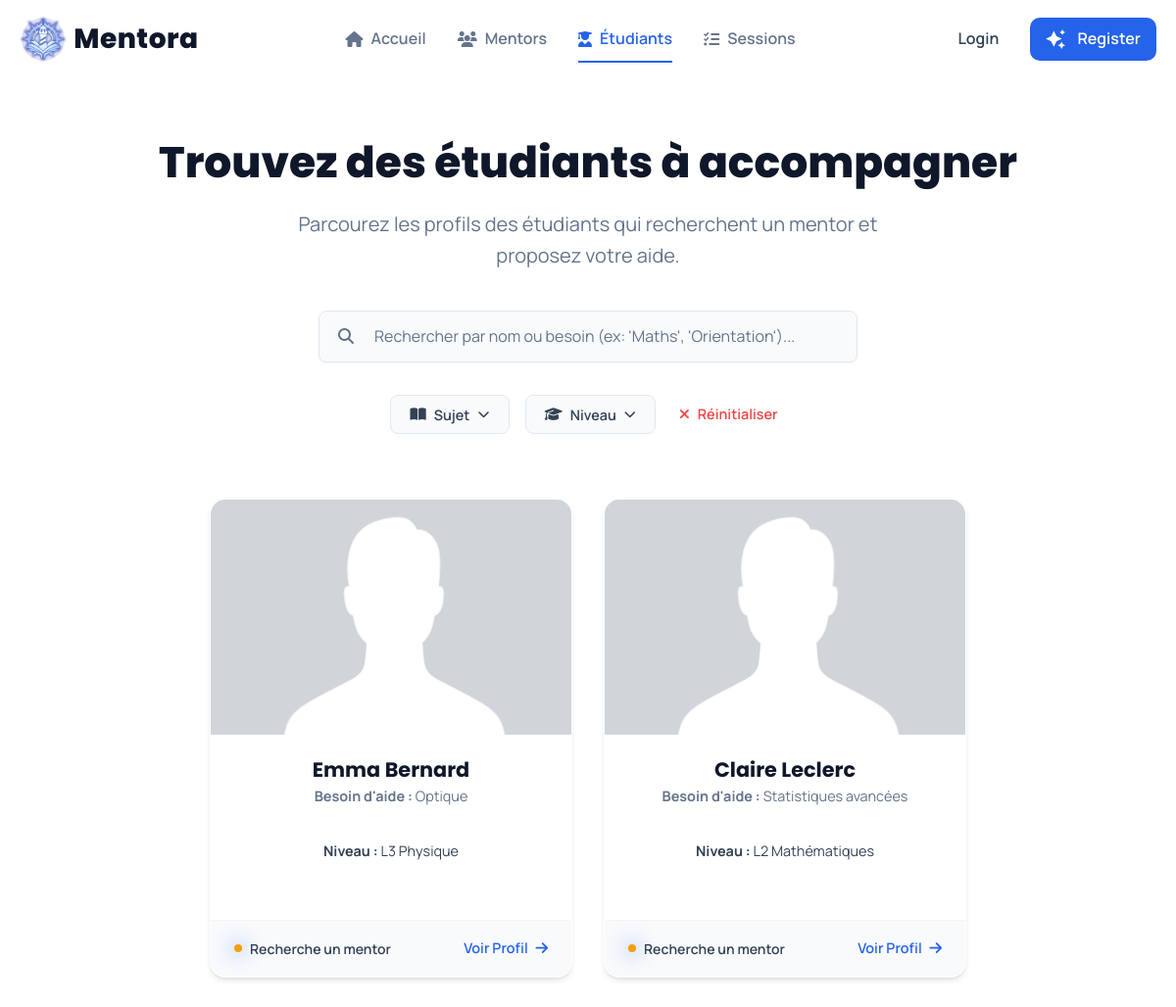
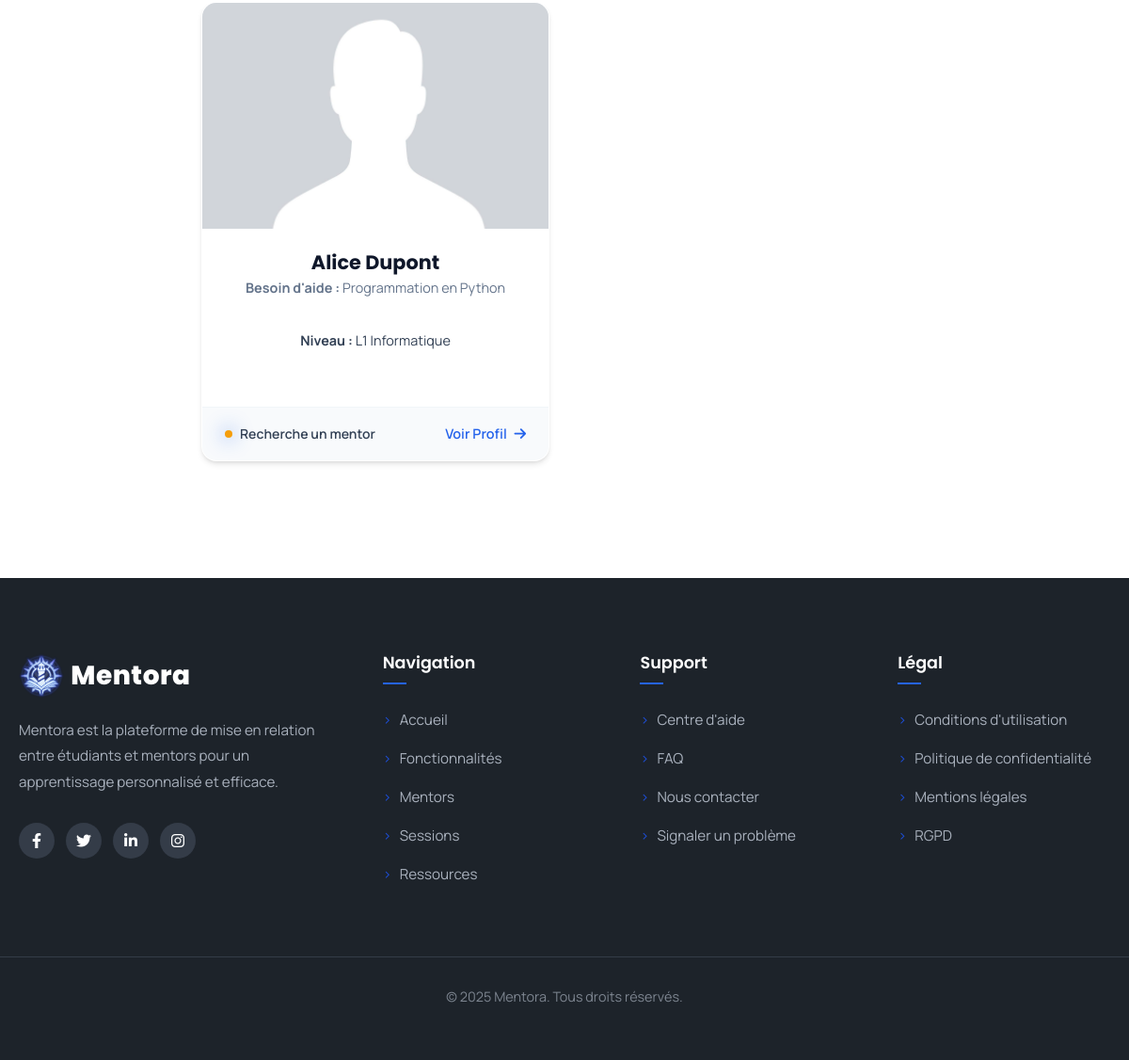
Page /students.php on the committed database (2 pictures, top to bottom).
### tables this page shows
CREATE TABLE Etudiant (
    idEtudiant INT AUTO_INCREMENT PRIMARY KEY,
    niveau VARCHAR(50) DEFAULT 'Non spécifié',
    sujetRecherche VARCHAR(255) DEFAULT 'Besoin d\'aide générale',
    idUtilisateur INT NOT NULL UNIQUE,
    FOREIGN KEY (idUtilisateur) REFERENCES Utilisateur(idUtilisateur)
        ON DELETE CASCADE ON UPDATE CASCADE
);

CREATE TABLE Utilisateur (
    idUtilisateur INT AUTO_INCREMENT PRIMARY KEY,
    nomUtilisateur VARCHAR(50) NOT NULL,
    prenomUtilisateur VARCHAR(50) NOT NULL,
    emailUtilisateur VARCHAR(200) NOT NULL UNIQUE,
    motDePasse VARCHAR(255) NOT NULL,
    role ENUM('etudiant', 'mentor') NOT NULL,
    ville VARCHAR(100),
    photoUrl VARCHAR(255) DEFAULT 'default_avatar.png',
    verified BOOLEAN NOT NULL DEFAULT FALSE,
    INDEX idx_email (emailUtilisateur)
);

### config/helpers.php (called while the page is built, shortened)
<?php
function get_profile_image_path($photoUrl) {
    $default_web_path = '../assets/images/default_avatar.png';
    return $default_web_path;
}
?>

### public/students.php (the view, shortened to what this page needs)
<?php
require '../config/config.php';
require '../config/helpers.php';
$limit = 6;
$page = isset($_GET['page']) && is_numeric($_GET['page']) ? (int)$_GET['page'] : 1;
$offset = ($page - 1) * $limit;
$search = trim($_GET['search'] ?? '');
$sujet = trim($_GET['sujet'] ?? '');
$niveau = trim($_GET['niveau'] ?? '');
$whereClauses = [];
$sqlWhere = empty($whereClauses) ? '' : 'WHERE ' . implode(' AND ', $whereClauses);
$sqlBase = "
    FROM Etudiant e
    JOIN Utilisateur u ON e.idUtilisateur = u.idUtilisateur
    $sqlWhere
";
$studentsSql = "
    SELECT
        u.prenomUtilisateur, u.nomUtilisateur, u.photoUrl, u.ville,
        e.idEtudiant, e.niveau, e.sujetRecherche
    $sqlBase
    ORDER BY u.idUtilisateur DESC
    LIMIT :limit OFFSET :offset
";
$stmtStudents = $pdo->prepare($studentsSql);
$stmtStudents->bindValue(':limit', $limit, PDO::PARAM_INT);
$stmtStudents->bindValue(':offset', $offset, PDO::PARAM_INT);
$stmtStudents->execute();
$students = $stmtStudents->fetchAll(PDO::FETCH_ASSOC);
require_once '../includes/header.php';
?>
<link rel="stylesheet" href="../assets/css/mentors.css?v=<?php echo time(); ?>">
<main>
    <section class="search-page-section">
        <div class="container">
            <h2 class="section-title" data-aos="fade-up">Trouvez des étudiants à accompagner</h2>
            <p class="section-subtitle" data-aos="fade-up">Parcourez les profils des étudiants qui recherchent un mentor et proposez votre aide.</p>
            <form method="GET" action="students.php" class="search-form" data-aos="fade-up" data-aos-delay="50">
                <div class="search-bar-container">
                    <i class="fas fa-search search-icon"></i>
                    <input type="text" name="search" class="search-input" placeholder="Rechercher par nom ou besoin (ex: 'Maths', 'Orientation')..." value="<?= htmlspecialchars($search) ?>">
                </div>
            </form>
            <div class="filters-bar" data-aos="fade-up" data-aos-delay="100">
                <div class="filter-dropdown">
                    <button class="filter-btn <?= !empty($sujet) ? 'active' : '' ?>"><i class="fas fa-book-open"></i><span><?= !empty($sujet) ? htmlspecialchars($sujet) : 'Sujet' ?></span><i class="fas fa-chevron-down"></i></button>
                </div>
                <div class="filter-dropdown">
                     <button class="filter-btn <?= !empty($niveau) ? 'active' : '' ?>"><i class="fas fa-graduation-cap"></i><span><?= !empty($niveau) ? htmlspecialchars($niveau) : 'Niveau' ?></span><i class="fas fa-chevron-down"></i></button>
                </div>
                <a href="students.php" class="clear-filters-btn"><i class="fas fa-times"></i> Réinitialiser</a>
            </div>
            <div class="profile-grid">
                <?php if (empty($students)): ?>
                    <p class="no-results">Aucun étudiant ne correspond à votre recherche.</p>
                <?php else: ?>
                    <?php foreach ($students as $index => $student): ?>
                        <div class="profile-card" data-aos="fade-up" data-aos-delay="<?= ($index % 3) * 100 ?>">
                            <div class="card-image-container"><img src="<?= get_profile_image_path($student['photoUrl']) ?>" alt="Photo de <?= htmlspecialchars($student['prenomUtilisateur']) ?>"></div>
                            <div class="card-body">
                                <h3 class="profile-name"><?= htmlspecialchars($student['prenomUtilisateur'] . ' ' . $student['nomUtilisateur']) ?></h3>
                                <p class="profile-specialty"><b>Besoin d'aide :</b> <?= htmlspecialchars($student['sujetRecherche']) ?></p>
                                <p class="profile-specialty" style="color: var(--slate-700);"><b>Niveau :</b> <?= htmlspecialchars($student['niveau']) ?></p>
                            </div>
                            <div class="card-footer">
                                <span><span class="status-dot searching"></span>Recherche un mentor</span>
                                <a href="student_profile.php?id=<?= $student['idEtudiant'] ?>" class="card-action">Voir Profil <i class="fa-solid fa-arrow-right"></i></a>
                            </div>
                        </div>
                    <?php endforeach; ?>
                <?php endif; ?>
            </div>
        </div>
    </section>
</main>
<?php require_once '../includes/footer.php'; ?>

### rows in the picture
etudiant: idUtilisateur.photoUrl (placeholder picture), idUtilisateur.nomUtilisateur "Emma Bernard", sujetRecherche "Optique", niveau "L3 Physique"
etudiant: idUtilisateur.photoUrl (placeholder picture), idUtilisateur.nomUtilisateur "Claire Leclerc", sujetRecherche "Statistiques avancées", niveau "L2 Mathématiques"
etudiant: idUtilisateur.photoUrl (placeholder picture), idUtilisateur.nomUtilisateur "Alice Dupont", sujetRecherche "Programmation en Python", niveau "L1 Informatique"
